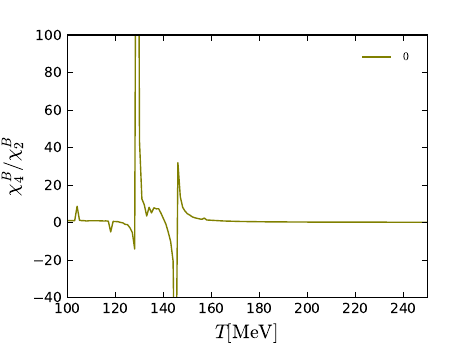

Generate this figure with Python:
#!/usr/bin/env python
# -*- coding: utf-8 -*-
# sphinx_gallery_thumbnail_number = 3

import matplotlib.pyplot as plt
import numpy as np
from matplotlib.ticker import NullFormatter  # useful for `logit` scale
import matplotlib.ticker as ticker
import matplotlib as mpl

mpl.style.use('classic')


# Data for plotting
#chi2lam700=np.loadtxt(r'Lam700/buffer/chi2.dat')
#chi4lam700=np.loadtxt(r'Lam700/buffer/chi4.dat')
#r42lam700=chi4lam700 / chi2lam700

#chi2lam600=np.loadtxt(r'Lam600/buffer/chi2.dat')
#chi4lam600=np.loadtxt(r'Lam600/buffer/chi4.dat')
#r42lam600=chi4lam600 / chi2lam600

#chi2lam500=np.loadtxt(r'Lam500/buffer/chi2.dat')
#chi4lam500=np.loadtxt(r'Lam500/buffer/chi4.dat')
#r42lam500=chi4lam500 / chi2lam500

#chi2lam400=np.loadtxt(r'Lam400/buffer/chi2.dat')
#chi4lam400=np.loadtxt(r'Lam400/buffer/chi4.dat')
#r42lam400=chi4lam400 / chi2lam400

#chi2lam300=np.loadtxt(r'Lam300/buffer/chi2.dat')
#chi4lam300=np.loadtxt(r'Lam300/buffer/chi4.dat')
#r42lam300=chi4lam300 / chi2lam300

chi2lam0=np.loadtxt(r'Lam0/buffer/chi2.dat')
chi4lam0=np.loadtxt(r'Lam0/buffer/chi4.dat')
r42lam0=chi4lam0 / chi2lam0


# Create figure
fig=plt.figure(figsize=(4.5,3.5))
#fig=plt.figure()
ax1=fig.add_subplot(111)

ax1.plot(r42lam0,'olive',linewidth=1,markersize=5,label=r'$0$')


ax1.axis([100,250,-40,100])
#ax1.set_xscale('log')

ax1.set_xlabel('$T[\mathrm{MeV}]$', fontsize=14, color='black')
ax1.set_ylabel(r'$\chi^B_4/\chi^B_2$', fontsize=14, color='black')

ax1.legend(loc=0,fontsize='x-small',frameon=False,shadow=True,handlelength=3.,borderpad=0.5,borderaxespad=1)

for label in ax1.xaxis.get_ticklabels():
    label.set_fontsize(10)
for label in ax1.yaxis.get_ticklabels():
    label.set_fontsize(10)


fig.subplots_adjust(top=0.9, bottom=0.15, left=0.15, right=0.95, hspace=0.35,
                    wspace=0.35)


fig.savefig("kur.pdf")

#plt.show()
